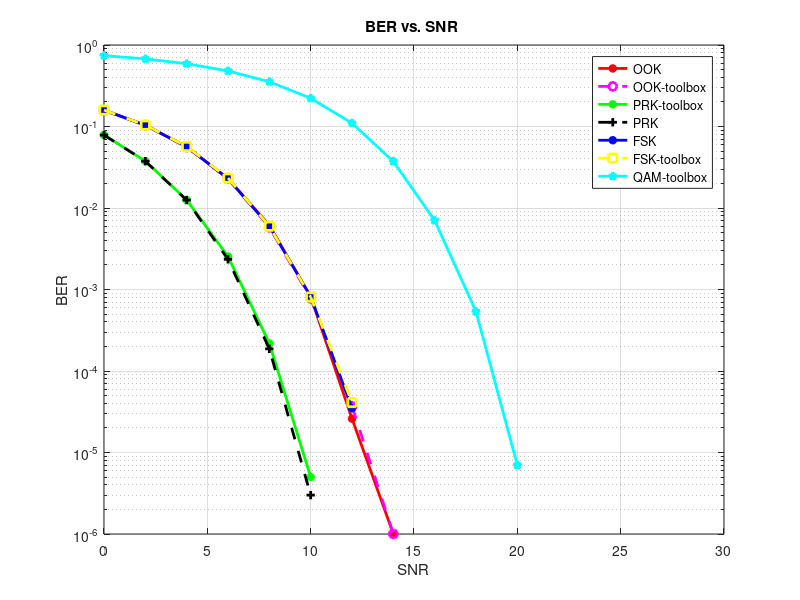

This chart was generated by the following MATLAB code:
%%%%%%%%%%%%%%%%%%%%%%%%%%%%%%%%%%%%%%%%%%%%%%%%%%%%%%%%%%%%%%%%%%%%%%%%%%%
%Experiment 1: Performance of Different Modultion Types
%==========================================================================
%% identifying Simulation parameters:
n = 1e6 ;                   % Number of bits/SNR = 1 million bits
SNR = 0:2:30 ;              % Signal to noise ratio range in dB
snr = 10.^(SNR/10) ;        % Signal to noise ratio
%initializing some empty matices to be filled with the sequences 
Pe_OOK = zeros(1 , 16) ;
Pe_PRK = zeros(1 , 16) ;
Pe_FSK = zeros(1 , 16) ;
Pe_OOK_tb = zeros(1 , 16) ;
Pe_PRK_tb = zeros(1 , 16) ;
Pe_FSK_tb = zeros(1 , 16) ;
Pe_QAM_tb = zeros(1 , 16) ;
%% TX 
bits = randi([0 , 1] , 1 , n) ;      %Generate random binary data vector(1 x n)
%OOK_Modulation(0 , 1)
signal_OOK = bits ; %No change in the bits will be required
%PRK modulation(-1 , 1)
signal_PRK = (bits.*2)-1 ;
%FSK modulation
%if bit to send = 0 send 1 , else send i
ones = find(bits) ;     %find all elements that are equal to one in the bits sequence
zeros = find(~bits) ;   %find all elements that are equal to one in the bits sequence
signal_FSK(ones) = i ;  %replace all the ones with i
signal_FSK(zeros) = 1 ; %replace all the zeros with 1

%% modulating using toolboxes
signal_OOK_tb = genqammod(bits , [0  1]) ;   %OOK modulation using toolbox 
signal_PRK_tb = pskmod(bits , 2) ;           %PRK modulation using toolbox 
signal_FSK_tb = genqammod(bits , [1  1i]) ;  %FSK modulation using toolbox 
M = 16 ;
QAM_TX = randi([0 M-1] , 1 , n) ;              %Generate random data vector(1 x n)
signal_QAM_tb = qammod(QAM_TX , 16) ;        %QAM modulation using toolbox

%% RX
%Applying noise to the bit stream with different values of SNR , receiving
%the bits stream , recovering the original bits by demodulating it 
%and calculating the BER and Pe for each type of modulated signal
for i = 1:16  
    %%applying the noise on OOK sequence
    noise = (sqrt(mean(abs(signal_OOK).^2)/(2*snr(i))))*(randn(1 , n)+(1j*randn(1 , n))) ;
    OOK_sequence = signal_OOK+noise ;
    %%applying the noise on PRK sequence
    noise = (sqrt(mean(abs(signal_PRK).^2)/(2*snr(i))))*(randn(1 , n)+(1j*randn(1 , n))) ;
    PRK_sequence = signal_PRK+noise ;
    %%applying the noise on FSK sequence
    noise = (sqrt(mean(abs(signal_FSK).^2)/(2*snr(i))))*(randn(1 , n)+(1j*randn(1 , n))) ;
    FSK_sequence = signal_FSK+noise ;
   
    %%aplying noise on toolboxes signals
    %%applying the noise on OOK_tb sequence
    noise = (sqrt(mean(abs(signal_OOK_tb).^2)/(2*snr(i))))*(randn(1 , n)+(1j*randn(1 , n))) ;
    OOK_sequence_tb = signal_OOK_tb+noise ;
    %%applying the noise on PRK_tb sequence
    noise = (sqrt(mean(abs(signal_PRK_tb).^2)/(2*snr(i))))*(randn(1 , n)+(1j*randn(1 , n))) ;
    PRK_sequence_tb = signal_PRK_tb+noise ;
    %%applying the noise on FSK_tb sequence
    noise = (sqrt(mean(abs(signal_FSK_tb).^2)/(2*snr(i))))*(randn(1 , n)+(1j*randn(1 , n))) ;
    FSK_sequence_tb = signal_FSK_tb+noise ;
    %%applying the noise on QAM_tb sequence
    noise = (sqrt(mean(abs(signal_QAM_tb).^2)/(2*snr(i))))*(randn(1 , n)+(1j*randn(1 , n))) ;
    QAM_sequence_tb = signal_QAM_tb+noise ;
    
    %% demodulation
    %recovering the original bit stream and removing the noise effect 
    %by comparing each bit with a threshold  = 
    %0.5 for OOK
    OOK_RX = (real(OOK_sequence) >= 0.5) ;
    %0 for PRK
    PRK_RX = (real(PRK_sequence) >= 0) ;
    %For Fsk we will check for each received point ;if its real component
    %is bigger than its imaginary one then the point was a zero ;else ,  it
    %would be a one
    FSK_RX = (real(FSK_sequence)<imag(FSK_sequence)) ;
    
    %%demodulation using toolboxes
    OOK_RX_tb = genqamdemod(OOK_sequence_tb , [0  1]) ;
    PRK_RX_tb = pskdemod(PRK_sequence_tb , 2) ;
    FSK_RX_tb = genqamdemod(FSK_sequence_tb , [1  1i]) ;
    QAM_RX_tb = qamdemod(QAM_sequence_tb , M) ;
    
    %% BER calculations 
    %Calculating the number of error bits in the sequence 
    % and the probability of error in each sequence
    %OOK
    [~ , Pe_OOK(i)] = biterr(bits , OOK_RX) ;
    %PRK 
    [~ , Pe_PRK(i)] = biterr(bits , PRK_RX) ;  
    % FSK
    [~ , Pe_FSK(i)] = biterr(bits , FSK_RX) ;
    %%for toolboxes
    [~ , Pe_OOK_tb(i)] = biterr(bits , OOK_RX_tb) ;
    [~ , Pe_PRK_tb(i)] = biterr(bits , PRK_RX_tb) ;
    [~ , Pe_FSK_tb(i)] = biterr(bits , FSK_RX_tb) ;
    [~ , Pe_QAM_tb(i)] = symerr(QAM_TX , QAM_RX_tb) ;
end
% %% Ploting the BER curve against SNR
%% Ploting all in one curve
figure
semilogy(SNR , Pe_OOK , 'r-*' , 'LineWidth' , 2)
hold on ;
semilogy(SNR , Pe_OOK_tb , 'm--o' , 'LineWidth' , 2)
hold on ;
semilogy(SNR , Pe_PRK , 'g-*' , 'LineWidth' , 2)
hold on ;
semilogy(SNR , Pe_PRK_tb , 'k--+' , 'LineWidth' , 2)
hold on ;
semilogy(SNR , Pe_FSK , 'b-*' , 'LineWidth' , 2)
hold on ;
semilogy(SNR , Pe_FSK_tb , 'y--s' , 'LineWidth' , 2)
hold on ;
semilogy(SNR , Pe_QAM_tb , 'c-p' , 'LineWidth' , 2)
title('BER vs. SNR ')
ylabel('BER')
xlabel('SNR')
legend('OOK' , 'OOK-toolbox' , 'PRK-toolbox' , 'PRK' , 'FSK' , 'FSK-toolbox' , 'QAM-toolbox')
grid on ;
